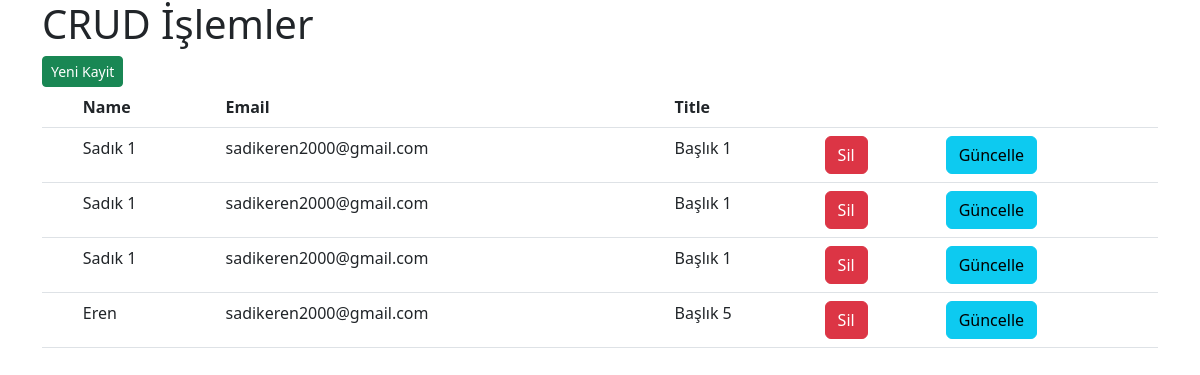
The app's page /admin/index.php with its own data.
### tables this page shows
CREATE TABLE `tablo1` (
  `id` int(11) NOT NULL,
  `name` varchar(100) NOT NULL,
  `email` varchar(250) NOT NULL,
  `password` varchar(250) NOT NULL,
  `description` varchar(250) NOT NULL,
  `title` varchar(250) NOT NULL
);

### admin/header.php (called while the page is built)
<?php
include 'islem/baglan.php';
$veri=$db->prepare('SELECT * FROM tablo1');
$veri->execute();
?>

### admin/index.php (the view, shortened to what this page needs)
<?php
    include 'header.php';
?>
<!doctype html>
<html lang="en">
<head>
    <link href="https://cdn.jsdelivr.net/npm/bootstrap@5.2.2/dist/css/bootstrap.min.css" rel="stylesheet">
</head>
<body>
<div class="container " >
<h1> CRUD İşlemler</h1>
<a href="ekle.php" ><button class="btn btn-sm btn-success" > Yeni Kayit</button></a>
    <table class="table">
        <thead>
            <tr>
            <th scope="col"></th>
            <th scope="col">Name</th>
            <th scope="col">Email</th>
            <th scope="col">Title</th>
            <th scope="col"> </th>
            <th scope="col"> </th>
            </tr>
        </thead>
        <tbody>
        <?php while( $verial = $veri->fetch(PDO::FETCH_ASSOC) )
        {?>
            <tr>
            <th scope="row"></th>
            <td><?php echo $verial['name']?></td>
            <td><?php echo $verial['email']; ?></td>
            <td><?php echo $verial['title'];?></td>
            <td> <a href="islem/islem.php?id=<?php echo $verial['id']?>&sil=yes"> <button class="btn btn-danger">Sil</button></a></td>
            <td> <a href="duzenle.php?id=<?php echo $verial['id'] ?>"> <button class="btn btn-info" >Güncelle</button></a></td>
            </tr>
            <?php } ?>
        </tbody>
    </table>
</div>
</body>
</html>

### records on screen
tablo1: name "Sadık 1", email "sadikeren2000@gmail.com", title "Başlık 1"
tablo1: name "Sadık 1", email "sadikeren2000@gmail.com", title "Başlık 1"
tablo1: name "Sadık 1", email "sadikeren2000@gmail.com", title "Başlık 1"
tablo1: name "Eren", email "sadikeren2000@gmail.com", title "Başlık 5"
